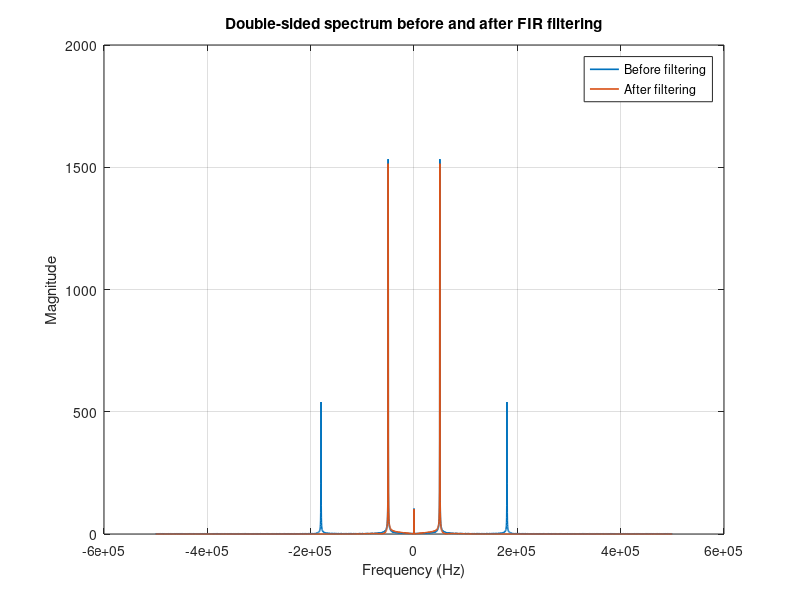
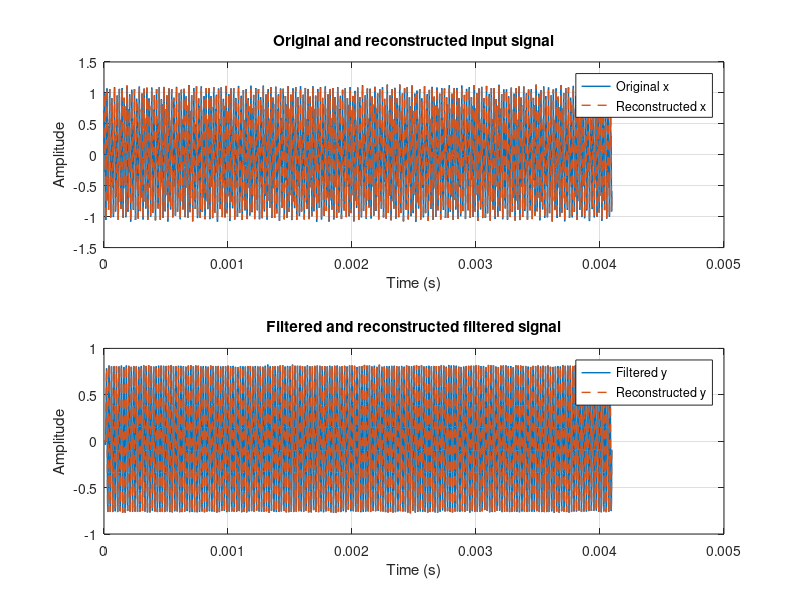

The MATLAB script that drew these images, in order:
%%apply_fir_and_fft
clear;
clc;
close all;

Fs = 1e6;
N = 4096;
t = (0:N-1)/Fs;

f_sig = 50e3;
f_int = 180e3;

sig_useful = 0.8 * sin(2*pi*f_sig*t);
sig_interf = 0.3 * sin(2*pi*f_int*t);

noise = 0.05 * rand(1,N);

x = sig_useful + sig_interf + noise ; 

num_taps = 32; 

fc = 100e3;

h = fir1(num_taps - 1, fc/(Fs/2), 'low');

y = filter(h,1,x);

X = fft(x);
Y = fft(y);

X_shift = fftshift(X);
Y_shift = fftshift(Y);

f = (-N/2:N/2-1)*(Fs/N);
x_rec = real(ifft(X));
y_rec = real(ifft(Y));
figure;
plot(f, abs(X_shift), 'LineWidth', 1.2);
hold on;
plot(f, abs(Y_shift), 'LineWidth', 1.2);
grid on;
xlabel('Frequency (Hz)');
ylabel('Magnitude');
title('Double-sided spectrum before and after FIR filtering');
legend('Before filtering', 'After filtering');


x_rec = real(ifft(X));
y_rec = real(ifft(Y));

figure;
subplot(2,1,1);
plot(t, x, 'LineWidth', 1.0);
hold on;
plot(t, x_rec, '--', 'LineWidth', 1.0);
grid on;
xlabel('Time (s)');
ylabel('Amplitude');
title('Original and reconstructed input signal');
legend('Original x', 'Reconstructed x');

subplot(2,1,2);
plot(t, y, 'LineWidth', 1.0);
hold on;
plot(t, y_rec, '--', 'LineWidth', 1.0);
grid on;
xlabel('Time (s)');
ylabel('Amplitude');
title('Filtered and reconstructed filtered signal');
legend('Filtered y', 'Reconstructed y');
